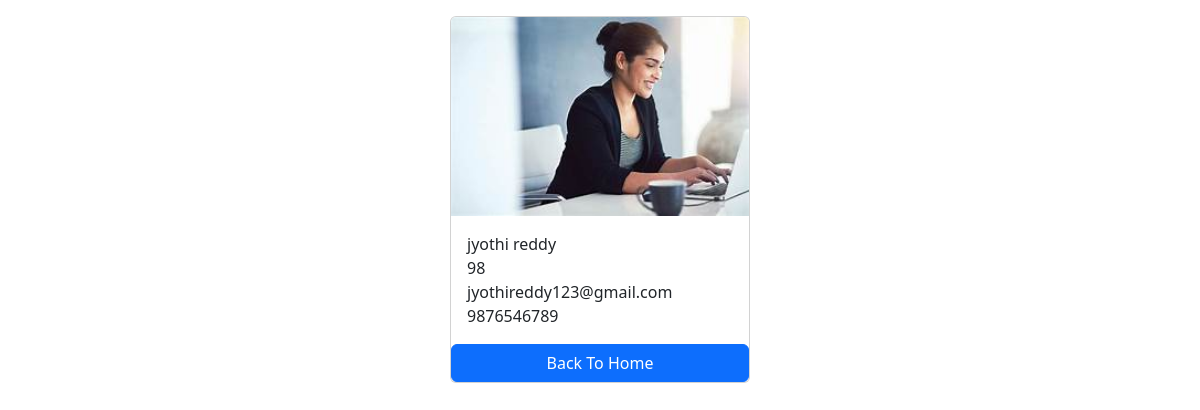
The page /students/3/ on the database its author committed.
### result/models.py (models this page shows, shortened)
class Student1(models.Model):
    first_name=models.CharField(max_length=100)
    last_name=models.CharField(max_length=100)
    photo=models.ImageField(upload_to='images')
    graduation=models.CharField(max_length=100)
    marks=models.CharField(max_length=100)
    email_address=models.EmailField(max_length=100,unique=True)
    phone_number=models.CharField(max_length=10,blank=True)

### result/views.py (the view)
# urls.py: path('<int:pk>/',views.student_result, name='student_result'),
def student_result(request,pk):
    student=get_object_or_404(Student1,pk=pk)
    context={
        'student':student,
    }
    return render(request,'student_result.html',context)

### templates/student_result.html (shortened to what this page needs)
<!DOCTYPE html>
<html lang="en">
<head>
    <link href="https://cdn.jsdelivr.net/npm/bootstrap@5.3.3/dist/css/bootstrap.min.css" rel="stylesheet">
</head>
<body>
    <div class="container mt-3">
        <div class="card mx-auto" style="width:300px">
            <img src="{{student.photo.url}}" class="card-img-top" alt="">
            <div class="card-body">
                <p class="card-text m-0">{{student.first_name}} {{student.last_name}}</p>
                <p class="card-text m-0">{{student.marks}}</p>
                <p class="card-text m-0">{{student.email_address}}</p>
                <p class="card-text m-0">{{student.phone_number}}</p>
            </div>
            <a href="{% url "home" %}" class="btn btn-primary">Back To Home</a>
        </div>
    </div>
</body>
</html>

### rows shown on the page
Student1: photo (picture), first_name "jyothi", last_name "reddy", marks "98", email_address "jyothireddy123@gmail.com", phone_number "9876546789"
